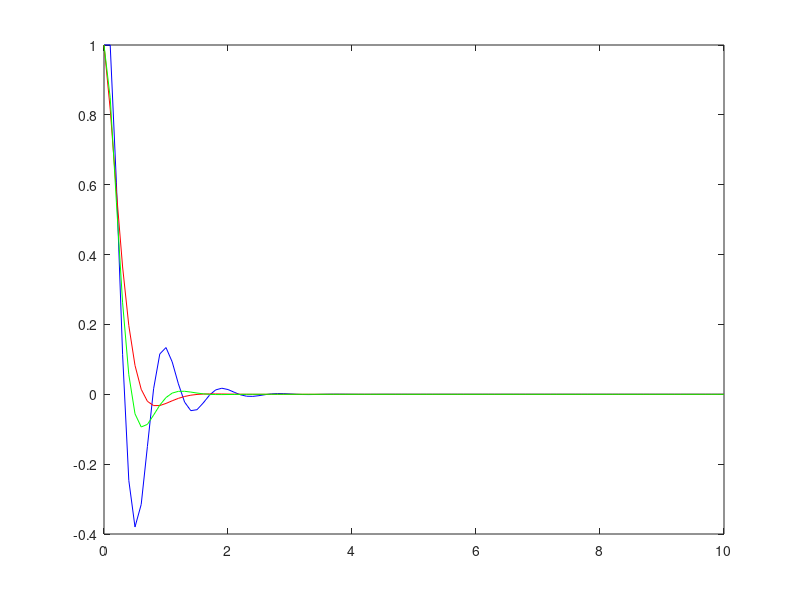

Write the MATLAB code that produced this figure.
clear all, close all, clc 

w = 2*pi;
d = 0.6;

A = [0 1; -w^2 -2*d*w];

dt = 0.1;
T = 10; % time to integrate
 
x0 = [1,0];

% iterate forward Euler scheme
xF(:,1) = x0;
tF(1) = 0;
for k=1:T/dt
    tF(k+1) = k*dt;
    xF(:,k+1) = (eye(2) + A * dt) * xF(:,k);
end
plot(tF, xF(1,:), 'b')
hold on

%%
% iterate backward Euler scheme
xB(:,1) = x0;
tB(1) = 0;
for k=1:T/dt
    tB(k+1) = k*dt;
    xB(:,k+1) = inv(eye(2) - A*dt) * xB(:,k);
end
plot(tB, xB(1,:), 'r')


%% try ode45

[t,x] = ode45(@(t,x) A*x, 0:dt:T, x0);
plot(t,x(:,1), 'g')